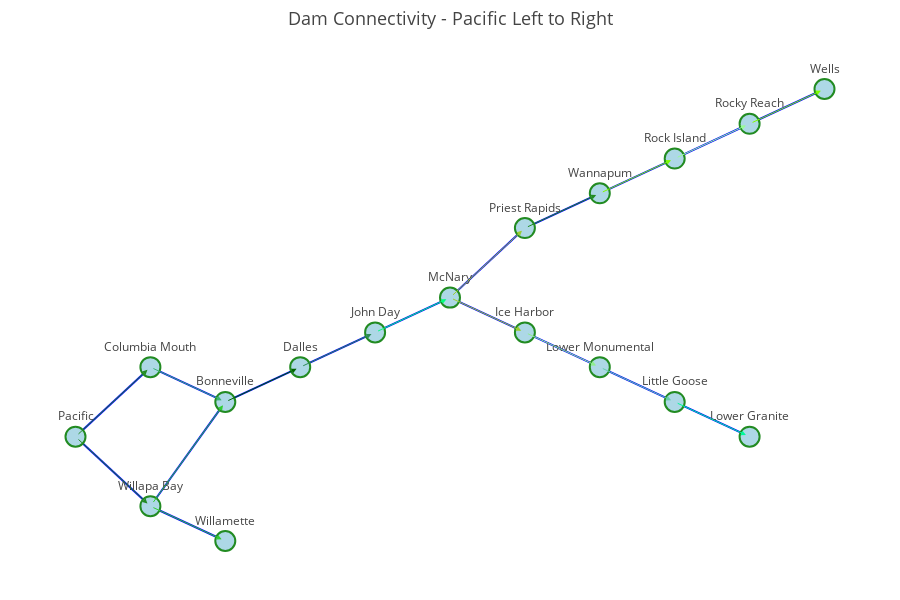

The code cell stored with this chart in its notebook:
### Code cell
# Create column map from species_dam_counts_yr
column_map = dict(zip(species_dam_counts_yr["LOCATION"], species_dam_counts_yr["DAM"]))

digraph_fig = plot_digraph_rivers(dams, edges)
digraph_fig.show()

### Figure 1 — Plotly figure (JSON) as saved in the notebook; plotly's stock layout.template omitted (floating-point values rounded to 4 significant figures)
{"data": [{"hoverinfo": "none", "line": {"color": "blue", "width": 2}, "mode": "lines", "type": "scatter", "x": [0, 1, null, 0, 1, null, 1, 2, null, 1, 2, null, 1, 2, null, 2, 3, null, 3, 4, null, 5, 6, null, 5, 6, null, 6, 7, null, 4, 5, null, 7, 8, null, 8, 9, null, 8, 9, null, 9, 10, null, 7, 8, null, 6, 7, null], "y": [0, 1, null, 0, -1, null, 1, 0.5, null, -1, -1.5, null, -1, 0.5, null, 0.5, 1, null, 1, 1.5, null, 2, 1.5, null, 2, 3, null, 1.5, 1, null, 1.5, 2, null, 1, 0.5, null, 0.5, 0, null, 4, 4.5, null, 4.5, 5, null, 3.5, 4, null, 3, 3.5, null]}, {"hoverinfo": "text", "marker": {"color": "lightblue", "line": {"color": "forestgreen", "width": 2}, "size": 20}, "mode": "markers+text", "text": ["Pacific", "Columbia Mouth", "Willapa Bay", "Bonneville", "Dalles", "Willamette", "McNary", "Ice Harbor", "John Day", "Lower Granite", "Lower Monumental", "Little Goose", "Rock Island", "Rocky Reach", "Wannapum", "Priest Rapids", "Wells"], "textposition": "top center", "type": "scatter", "x": [0, 1, 1, 2, 3, 2, 5, 6, 4, 9, 7, 8, 8, 9, 7, 6, 10], "y": [0, 1, -1, 0.5, 1, -1.5, 2, 1.5, 1.5, 0, 1, 0.5, 4, 4.5, 3.5, 3, 5]}], "layout": {"annotations": [{"arrowcolor": "forestgreen", "arrowhead": 2, "arrowsize": 1, "arrowwidth": 1, "ax": 0, "axref": "x", "ay": 0, "ayref": "y", "showarrow": true, "standoff": 4, "x": 1, "xref": "x", "y": 1, "yref": "y"}, {"arrowcolor": "forestgreen", "arrowhead": 2, "arrowsize": 1, "arrowwidth": 1, "ax": 0, "axref": "x", "ay": 0, "ayref": "y", "showarrow": true, "standoff": 4, "x": 1, "xref": "x", "y": -1, "yref": "y"}, {"arrowcolor": "mediumseagreen", "arrowhead": 2, "arrowsize": 1, "arrowwidth": 1, "ax": 1, "axref": "x", "ay": 1, "ayref": "y", "showarrow": true, "standoff": 4, "x": 2, "xref": "x", "y": 0.5, "yref": "y"}, {"arrowcolor": "limegreen", "arrowhead": 2, "arrowsize": 1, "arrowwidth": 1, "ax": 1, "axref": "x", "ay": -1, "ayref": "y", "showarrow": true, "standoff": 4, "x": 2, "xref": "x", "y": -1.5, "yref": "y"}, {"arrowcolor": "limegreen", "arrowhead": 2, "arrowsize": 1, "arrowwidth": 1, "ax": 1, "axref": "x", "ay": -1, "ayref": "y", "showarrow": true, "standoff": 4, "x": 2, "xref": "x", "y": 0.5, "yref": "y"}, {"arrowcolor": "darkgreen", "arrowhead": 2, "arrowsize": 1, "arrowwidth": 1, "ax": 2, "axref": "x", "ay": 0.5, "ayref": "y", "showarrow": true, "standoff": 4, "x": 3, "xref": "x", "y": 1, "yref": "y"}, {"arrowcolor": "seagreen", "arrowhead": 2, "arrowsize": 1, "arrowwidth": 1, "ax": 3, "axref": "x", "ay": 1, "ayref": "y", "showarrow": true, "standoff": 4, "x": 4, "xref": "x", "y": 1.5, "yref": "y"}, {"arrowcolor": "yellowgreen", "arrowhead": 2, "arrowsize": 1, "arrowwidth": 1, "ax": 5, "axref": "x", "ay": 2, "ayref": "y", "showarrow": true, "standoff": 4, "x": 6, "xref": "x", "y": 1.5, "yref": "y"}, {"arrowcolor": "yellowgreen", "arrowhead": 2, "arrowsize": 1, "arrowwidth": 1, "ax": 5, "axref": "x", "ay": 2, "ayref": "y", "showarrow": true, "standoff": 4, "x": 6, "xref": "x", "y": 3, "yref": "y"}, {"arrowcolor": "lightgreen", "arrowhead": 2, "arrowsize": 1, "arrowwidth": 1, "ax": 6, "axref": "x", "ay": 1.5, "ayref": "y", "showarrow": true, "standoff": 4, "x": 7, "xref": "x", "y": 1, "yref": "y"}, {"arrowcolor": "springgreen", "arrowhead": 2, "arrowsize": 1, "arrowwidth": 1, "ax": 4, "axref": "x", "ay": 1.5, "ayref": "y", "showarrow": true, "standoff": 4, "x": 5, "xref": "x", "y": 2, "yref": "y"}, {"arrowcolor": "mediumaquamarine", "arrowhead": 2, "arrowsize": 1, "arrowwidth": 1, "ax": 7, "axref": "x", "ay": 1, "ayref": "y", "showarrow": true, "standoff": 4, "x": 8, "xref": "x", "y": 0.5, "yref": "y"}, {"arrowcolor": "mediumspringgreen", "arrowhead": 2, "arrowsize": 1, "arrowwidth": 1, "ax": 8, "axref": "x", "ay": 0.5, "ayref": "y", "showarrow": true, "standoff": 4, "x": 9, "xref": "x", "y": 0, "yref": "y"}, {"arrowcolor": "palegreen", "arrowhead": 2, "arrowsize": 1, "arrowwidth": 1, "ax": 8, "axref": "x", "ay": 4, "ayref": "y", "showarrow": true, "standoff": 4, "x": 9, "xref": "x", "y": 4.5, "yref": "y"}, {"arrowcolor": "chartreuse", "arrowhead": 2, "arrowsize": 1, "arrowwidth": 1, "ax": 9, "axref": "x", "ay": 4.5, "ayref": "y", "showarrow": true, "standoff": 4, "x": 10, "xref": "x", "y": 5, "yref": "y"}, {"arrowcolor": "lawngreen", "arrowhead": 2, "arrowsize": 1, "arrowwidth": 1, "ax": 7, "axref": "x", "ay": 3.5, "ayref": "y", "showarrow": true, "standoff": 4, "x": 8, "xref": "x", "y": 4, "yref": "y"}, {"arrowcolor": "forestgreen", "arrowhead": 2, "arrowsize": 1, "arrowwidth": 1, "ax": 6, "axref": "x", "ay": 3, "ayref": "y", "showarrow": true, "standoff": 4, "x": 7, "xref": "x", "y": 3.5, "yref": "y"}], "height": 600, "hovermode": "closest", "margin": {"b": 20, "l": 20, "r": 20, "t": 50}, "plot_bgcolor": "white", "showlegend": false, "title": {"font": {"size": 18}, "text": "Dam Connectivity - Pacific Left to Right"}, "xaxis": {"showgrid": false, "showticklabels": false, "zeroline": false}, "yaxis": {"showgrid": false, "showticklabels": false, "zeroline": false}}}
